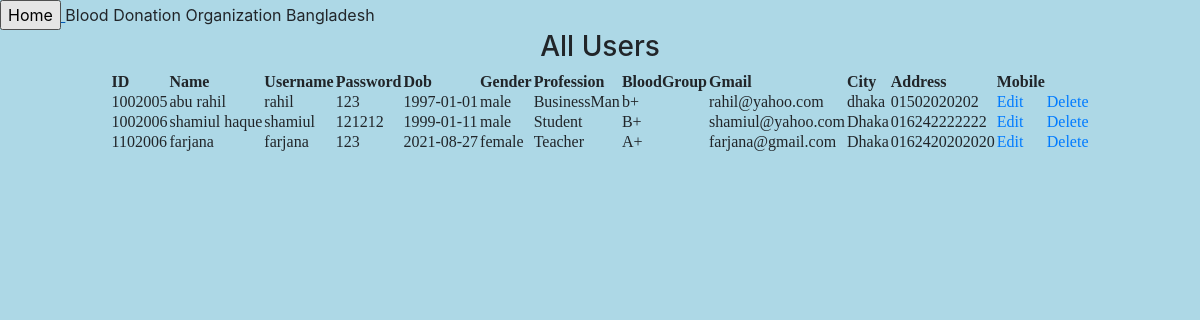
/User/allUser.php, run on the app's committed database.
### tables this page shows
CREATE TABLE `users` (
  `id` int(11) NOT NULL,
  `name` varchar(50) NOT NULL,
  `username` varchar(50) NOT NULL,
  `password` varchar(50) NOT NULL,
  `dob` date NOT NULL,
  `gender` varchar(50) NOT NULL,
  `profession` varchar(100) NOT NULL,
  `bloodgroup` varchar(100) NOT NULL,
  `gmail` varchar(50) NOT NULL,
  `city` varchar(50) NOT NULL,
  `address` varchar(50) NOT NULL,
  `mobile` varchar(50) NOT NULL
);

### User/controllers/usercon.php (called while the page is built, shortened)
<?php
	$id="";
	function getUsers($id) {
		$query = "select * from users";
		$rs = get($query);
		return $rs;
	}
	 ?>

### User/models/db_config.php (called while the page is built, shortened)
<?php
	$db_server="localhost";
	$db_uname="root";
	$db_pass="";
	$db_name="my2p";
    function get($query) {
        global $db_server,$db_uname,$db_pass,$db_name ;
        $conn = mysqli_connect($db_server,$db_uname,$db_pass,$db_name);
        $data = array();
        if($conn) {
            $result = mysqli_query($conn,$query);
            while ($row = mysqli_fetch_assoc($result)) {
                $data [] = $row;
            }
        }
        return $data;
    }
?>

### User/allUser.php (the view, shortened to what this page needs)
<?php
      require_once 'controllers/usercon.php';
      $users = getUsers($id);
?>
<html>
    <head>
    <link rel="stylesheet" href="https://maxcdn.bootstrapcdn.com/bootstrap/4.0.0/css/bootstrap.min.css">
    <link rel="stylesheet" href="uedit.css">
    </head>
    <body >
    <a href="/Project_2021/User_dashboard.php">  <input type="button" name="User" value="Home"> </a>
    <?php
        echo $_SESSION['user']
?>
        <fieldset>
		    <h3 align="middle">All Users</h3>
            <p align="middle">
			<table >
               <th>ID</th>
               <th>Name</th>
			   <th>Username</th>
               <th>Password</th>
			   <th>Dob</th>
               <th>Gender</th>
               <th>Profession</th>
               <th>BloodGroup</th>
               <th>Gmail</th>
               <th>City</th>
               <th>Address</th>
               <th>Mobile</th>
                <?php
                foreach($users as $u){
                    echo "<tr>";
                        echo "<td>".$u["id"]."</td>";
                        echo "<td>".$u["name"]."</td>";
						echo "<td>".$u["username"]."</td>";
						echo "<td>".$u["password"]."</td>";
						echo "<td>".$u["dob"]."</td>";
                        echo "<td>".$u["gender"]."</td>";
                        echo "<td>".$u["profession"]."</td>";
                        echo "<td>".$u["bloodgroup"]."</td>";
                        echo "<td>".$u["gmail"]."</td>";
                        echo "<td>".$u["city"]."</td>";
                        echo "<td>".$u["mobile"]."</td>";
						echo '<td><a href="editUser.php?id='.$u["id"].'">Edit</a></td>';
                        echo '<td><a href="deleteUser.php?id='.$u["id"].'">Delete</a></td>';
                    echo "</tr>";
                }
                ?>
            </table>
			</p>
        </fieldset>
    </body>
</html>

### User/uedit.css (style rules this page uses)
body { background-color: lightblue; }
p { font-family: verdana; font-size: 20px; }

### data on the page
users: id "1002005", name "abu rahil", username "rahil", password "123", dob "1997-01-01", gender "male", profession "BusinessMan", bloodgroup "b+", gmail "rahil@yahoo.com", city "dhaka", mobile "01502020202"
users: id "1002006", name "shamiul haque", username "shamiul", password "121212", dob "1999-01-11", gender "male", profession "Student", bloodgroup "B+", gmail "shamiul@yahoo.com", city "Dhaka", mobile "016242222222"
users: id "1102006", name "farjana", username "farjana", password "123", dob "2021-08-27", gender "female", profession "Teacher", bloodgroup "A+", gmail "farjana@gmail.com", city "Dhaka", mobile "0162420202020"

### other printed values
$_SESSION['user'] "Blood Donation Organization Bangladesh"
